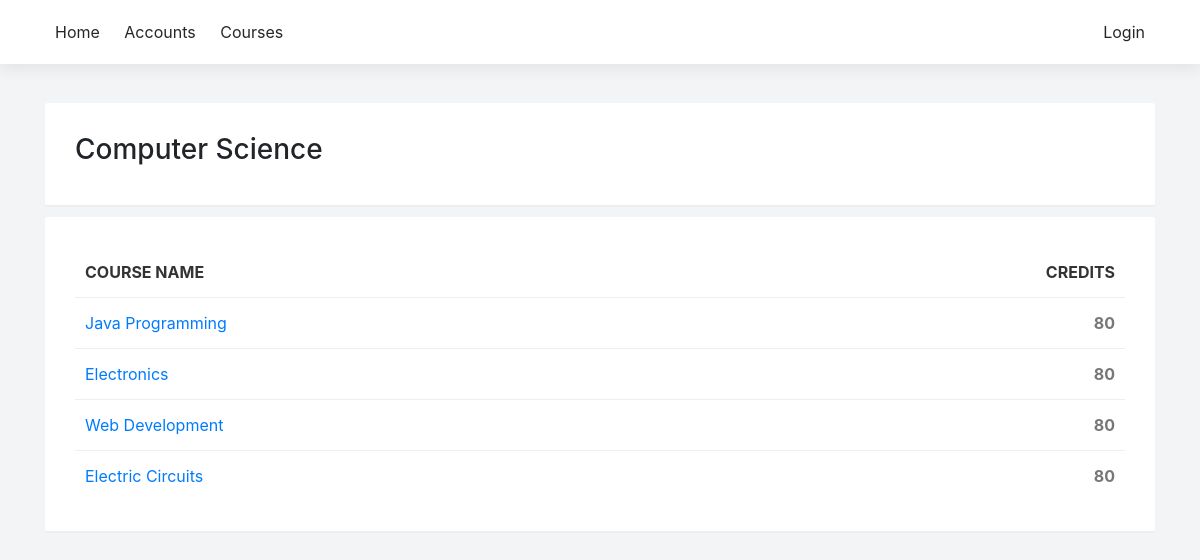
The app's page /program/1 with its own data.
### sems/models.py (models this page shows, shortened)
class Program(models.Model):
    name = models.CharField(max_length=150)
    summary = models.CharField(max_length=400, null=True, blank=True)

class Course(models.Model):
    name = models.CharField(max_length=200)
    summary = models.TextField(max_length=600, null=True, blank=True)
    program = models.ForeignKey(Program, on_delete=models.CASCADE)
    start_date = models.DateField()
    end_date = models.DateField()
    credits = models.IntegerField(null=True, default=80)
    def __str__(self):
        return self.name

### sems/views.py (the view)
# urls.py: path('program/<int:pk>', views.program_detail, name='program_single'),
def program_detail(request, pk):
    program = Program.objects.get(pk=pk)
    courses = Course.objects.filter(program_id=pk)
    credits = Course.objects.aggregate(Sum('credits'))
    return render(
        request,
        'program_single.html',
        {'program': program, 'courses': courses, 'credits': credits},
    )

### sems/templates/program_single.html (shortened to what this page needs)
{% extends 'base_generic.html' %}
{% block content %}
<div class="card-box">
    <h3>{{ program.name }}</h3>
</div>
<div class="shadow-box">
    {% if courses %}
    <table>
        <thead>
            <tr>
                <th>Course name</th>
                <th class="text-right">Credits</th>
            </tr>
        </thead>
    {% for course in courses %}
        <tr>
            <td><a href="{% url 'course_detail' pk=course.pk %}">{{ course }}</a></td>
            <td class="text-right"><b>{{ course.credits }}</b></td>
        </tr>
    {% endfor %}
    </table>
    {% else %}
    <p class="lead text-center">There are no courses available.</p>
    {% if user.is_authenticated and user.is_superuser %}
    <div class="text-center"><a href="{% url 'course_add' %}">Add new course</a></div>
    {% endif %}
    {% endif %}
</div>
{% endblock %}

### sems/static/css/main.css (style rules this page uses)
* { --main-color: #006992; }
body { background-color: rgb(243, 244, 245) }
.shadow-box, .card-box { background-color: #fff; padding: 30px; border-radius: 3px; margin-bottom: 10px; border-bottom: 2px solid #eee; }
table { width: 100%; }
td, th { padding: 15px 10px; border-top: 1px solid #eee; color: #777; }
th { border: none; color: #333; background-color: #fff; text-transform: uppercase; }

### records on screen
Program: name "Computer Science"
Course: name "Java Programming", credits "80"
Course: name "Electronics", credits "80"
Course: name "Web Development", credits "80"
Course: name "Electric Circuits", credits "80"
